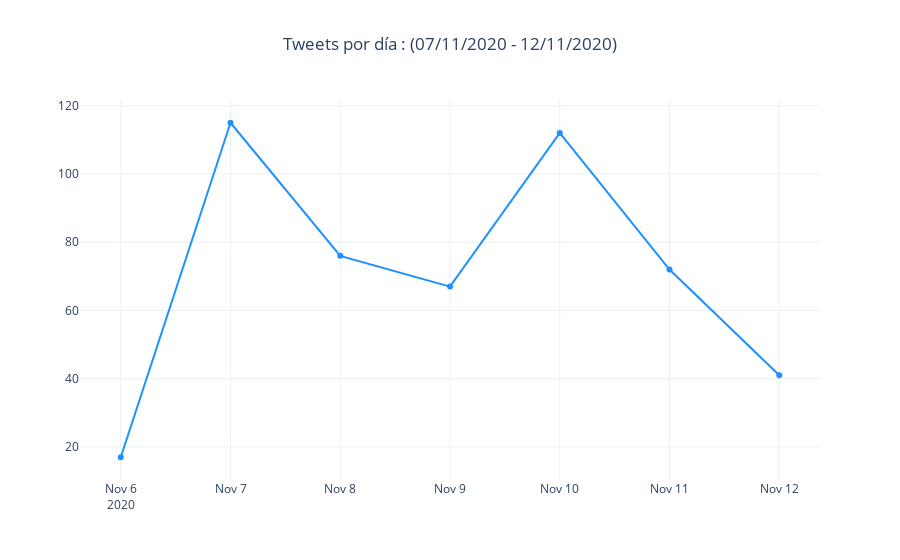

This figure's notebook cell:
### Code cell
import plotly.graph_objs as go
fig=go.Figure(go.Scatter(x=fecha_df['fecha'],
                                y=fecha_df['cnt'],
                               mode='markers+lines',
                               name="Submissions",
                               marker_color='dodgerblue'))

fig.update_layout(
    title_text='Tweets por día : ({} - {}) '.format(fecha_df['fecha'].sort_values()[0].strftime("%d/%m/%Y"),
                                                       fecha_df['fecha'].sort_values().iloc[-1].strftime("%d/%m/%Y")),template="plotly_white",
    title_x=0.5)

fig.show()

### Figure 1 — Plotly figure (JSON) as saved in the notebook; plotly's stock layout.template omitted (floating-point values rounded to 4 significant figures)
{"data": [{"marker": {"color": "dodgerblue"}, "mode": "markers+lines", "name": "Submissions", "type": "scatter", "x": ["2020-11-06", "2020-11-07", "2020-11-08", "2020-11-09", "2020-11-10", "2020-11-11", "2020-11-12"], "y": [17, 115, 76, 67, 112, 72, 41]}], "layout": {"title": {"text": "Tweets por día : (07/11/2020 - 12/11/2020) ", "x": 0.5}}}
